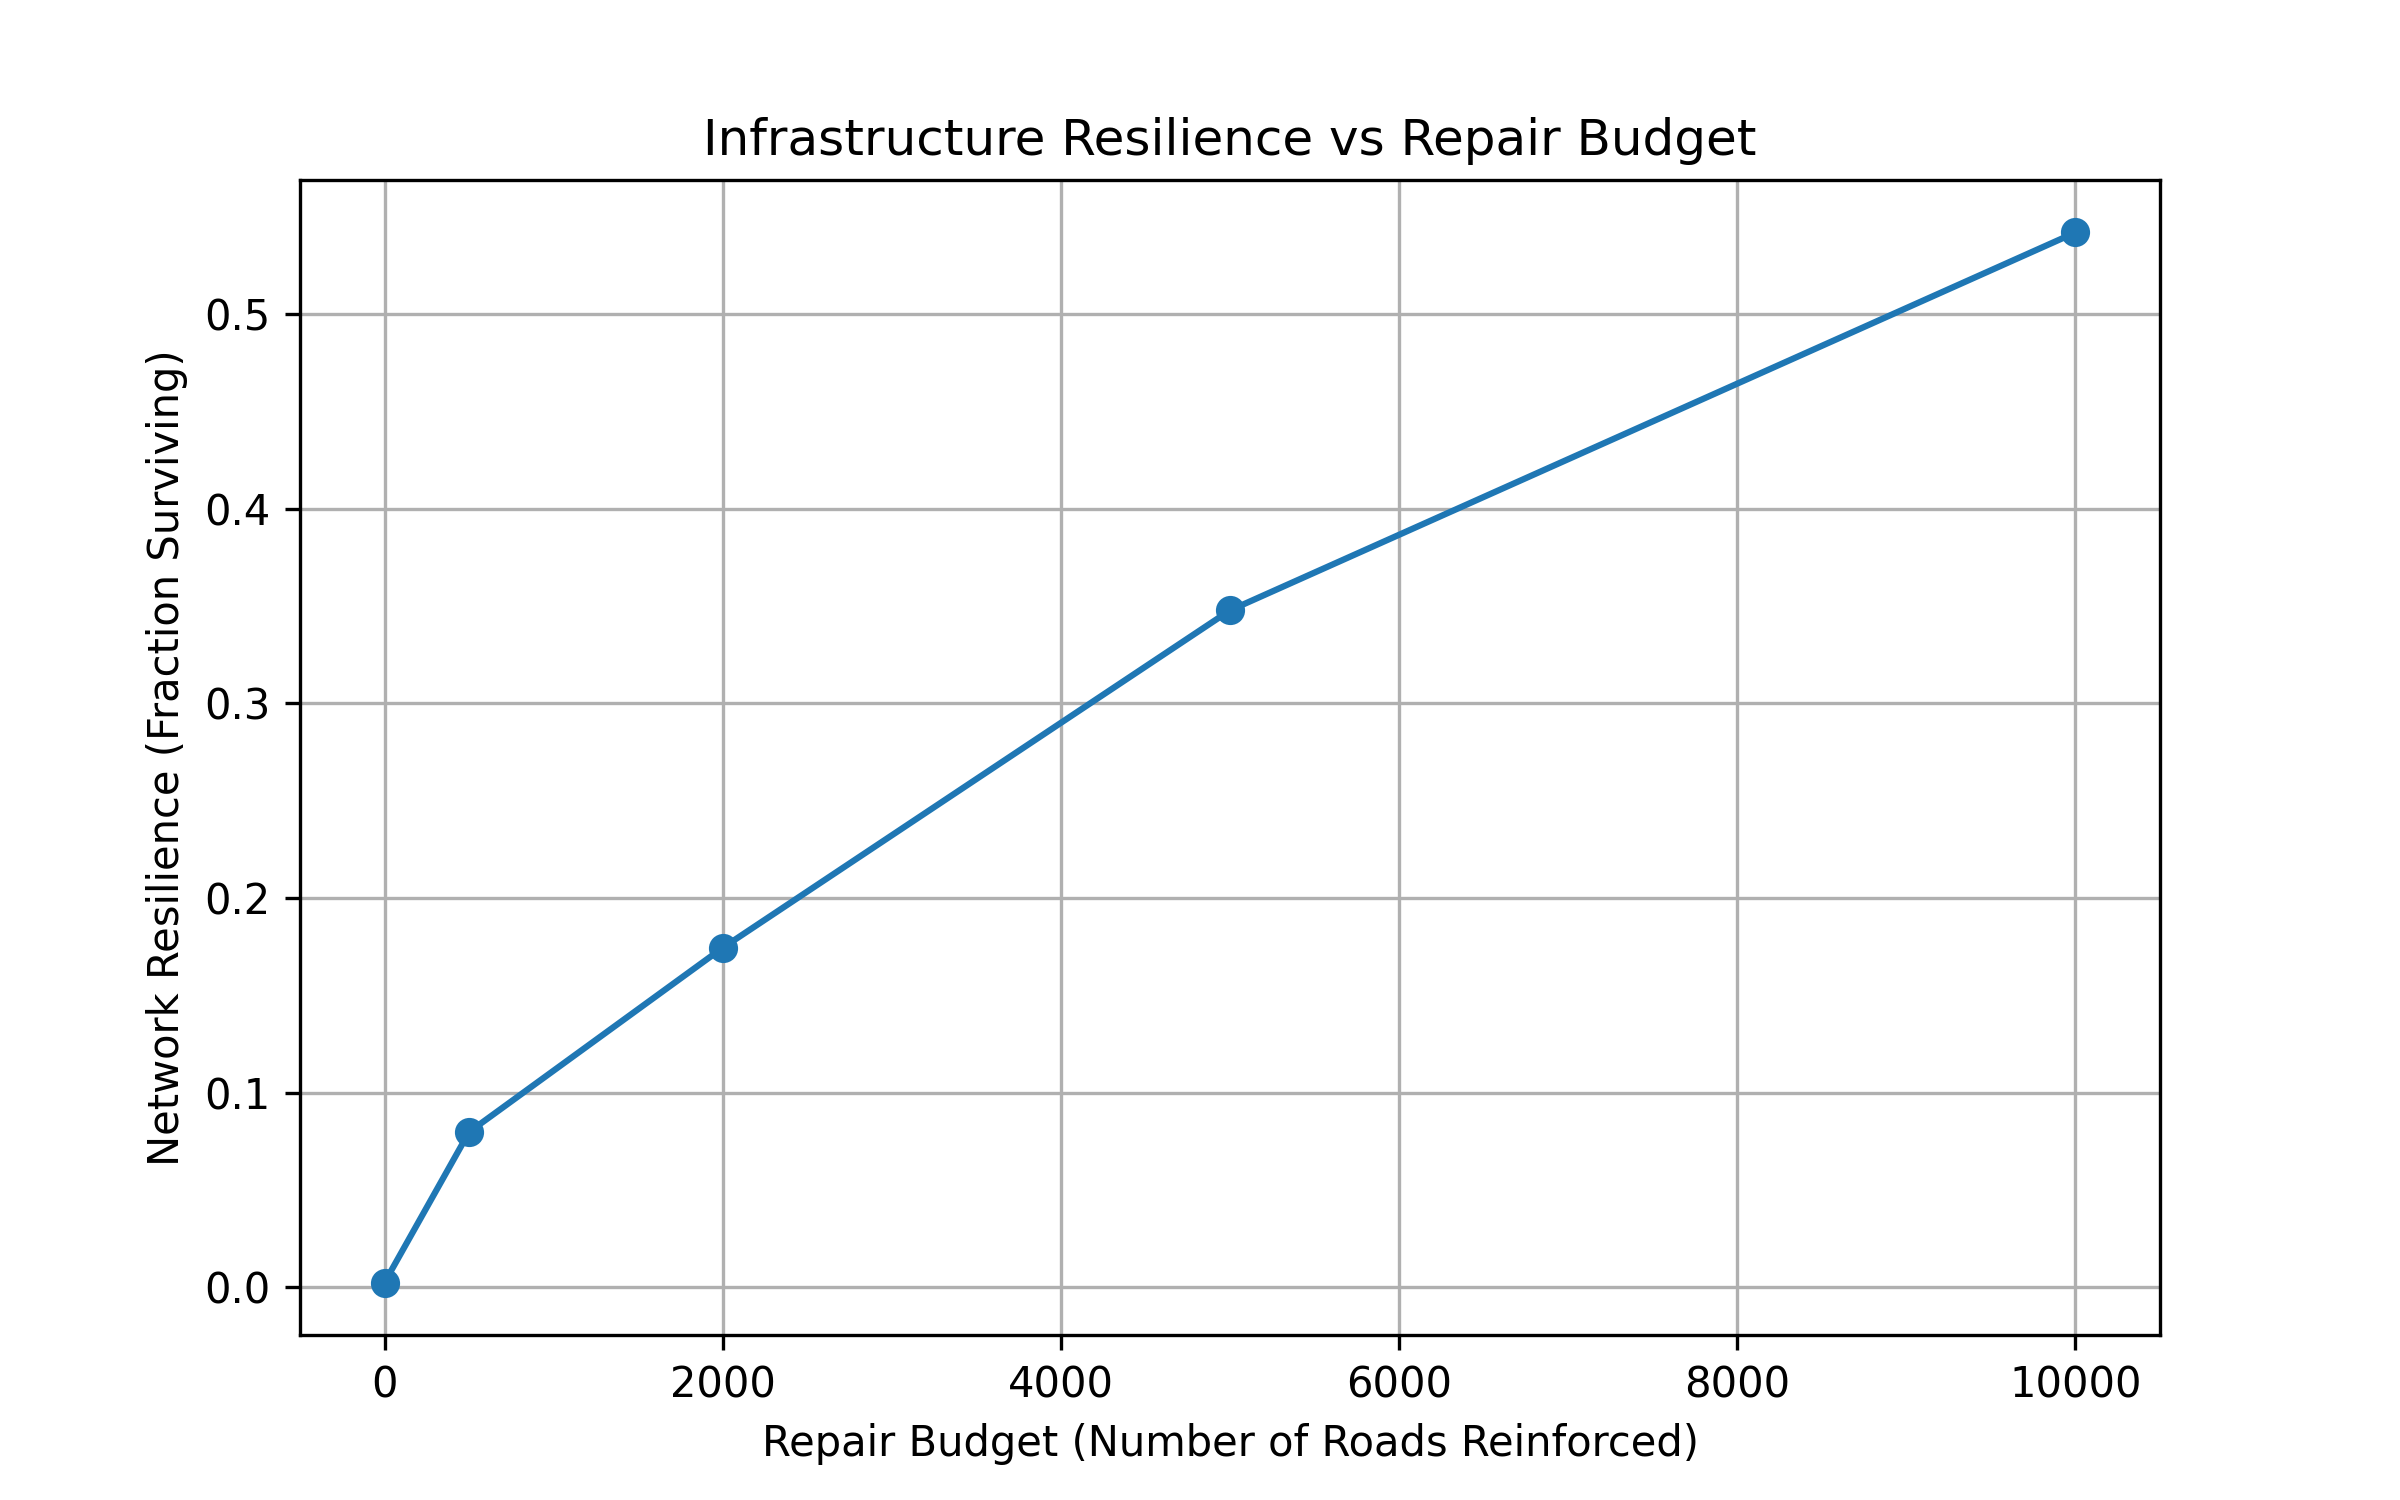

The script that saved this image:
import json
import matplotlib.pyplot as plt
from pathlib import Path

BASE_DIR = Path(__file__).resolve().parents[1]

DATA_PATH = BASE_DIR / "data" / "graphs" / "repair_impact_scale_1.2.json"
OUT_PATH = BASE_DIR / "visualization" / "resilience_curve.png"


def main():

    print("Loading repair impact data...")

    with open(DATA_PATH) as f:
        results = json.load(f)

    budgets = []
    frac_failed = []

    for r in results:
        budgets.append(r["K"])
        frac_failed.append(r["frac_failed"])

    resilience = [1 - f for f in frac_failed]

    plt.figure(figsize=(8,5))

    plt.plot(budgets, resilience, marker="o")

    plt.xlabel("Repair Budget (Number of Roads Reinforced)")
    plt.ylabel("Network Resilience (Fraction Surviving)")
    plt.title("Infrastructure Resilience vs Repair Budget")

    plt.grid(True)

    plt.savefig(OUT_PATH, dpi=300)

    print("Saved:", OUT_PATH)


if __name__ == "__main__":
    main()
